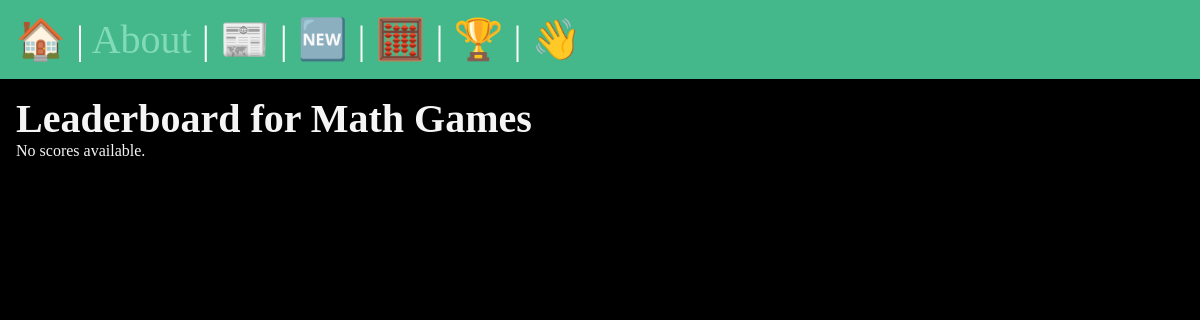
The app's page /math_games/learderboard/ (signed in), older data.
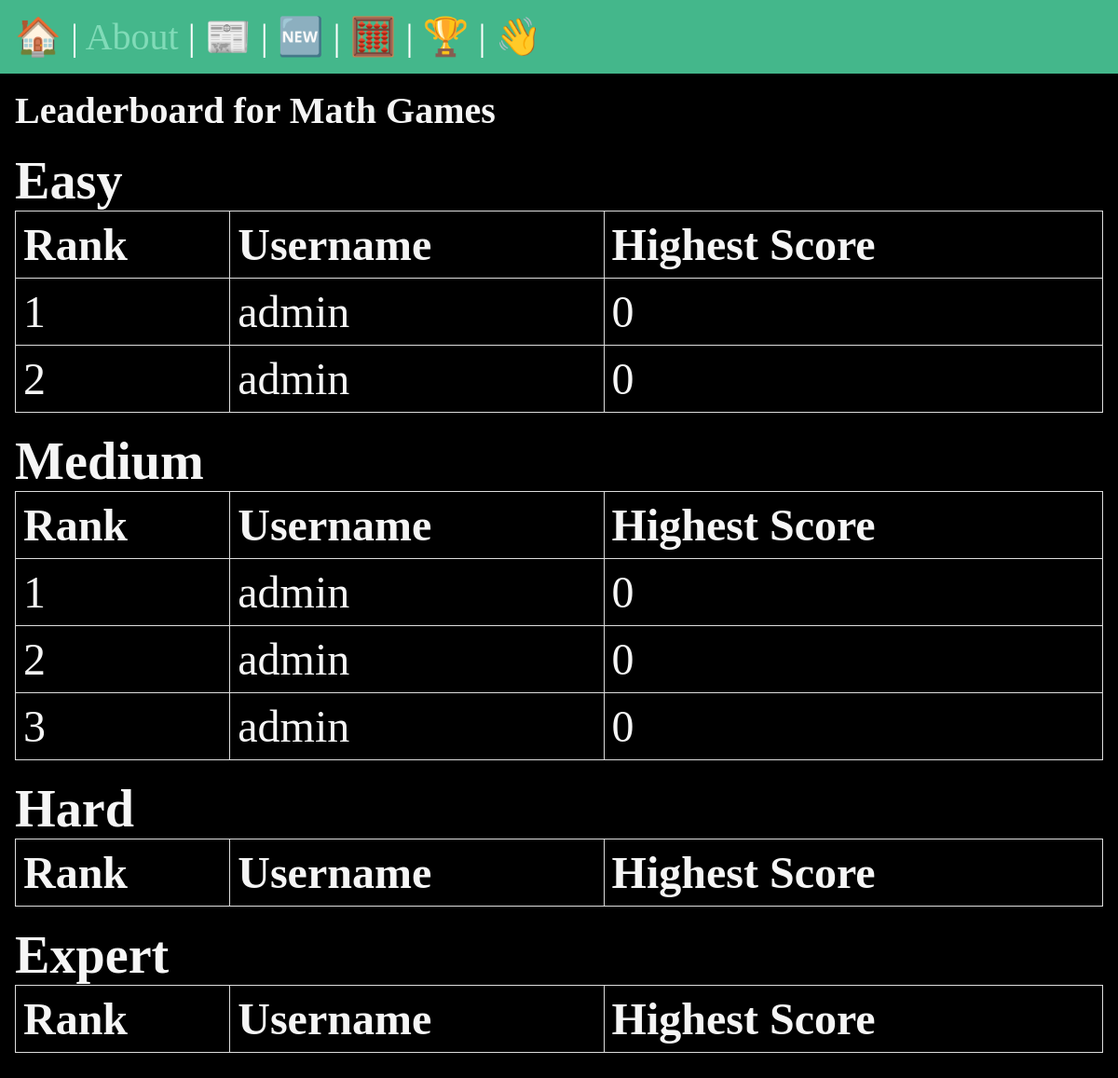
The same page, newer data.
### math_games/models.py (models this page shows, shortened)
class GameLevel(models.Model):
    LEVEL_CHOICES = [
        ("easy", "Easy"),
        ("medium", "Medium"),
        ("hard", "Hard"),
        ("expert", "Expert"),
        ("multiplication_by_5", "Multiplication by 5"),
        ("division_by_5", "Division by 5"),
    ]
    name = models.CharField(max_length=20, choices=LEVEL_CHOICES, unique=True)

class GameScore(models.Model):
    user = models.ForeignKey(User, on_delete=models.CASCADE)
    level = models.ForeignKey(GameLevel, on_delete=models.CASCADE)
    highest_score = models.IntegerField(default=0)
    date = models.DateTimeField(auto_now_add=True)
    class Meta:
        unique_together = ('user', 'level')

### math_games/views.py (the view)
# urls.py: path('learderboard/', views.leaderboard, name='leaderboard'),
@login_required
def leaderboard(request):
    levels = {}
    for level in GameLevel.objects.all():
        top_scores = GameScore.objects.filter(level=level).order_by('-highest_score')[:10]
        levels[level.name] = top_scores
    return render(request, "math_games/leaderboard.html", {"levels": levels})

### math_games/templates/math_games/leaderboard.html (shortened to what this page needs)
{% extends 'base.html' %}
{% block content %}
<h2>Leaderboard for Math Games</h2>
{% for level, scores in levels.items %}
    <h3>{{ level|title }}</h3>
    <table>
        <thead>
            <tr>
                <th>Rank</th>
                <th>Username</th>
                <th>Highest Score</th>
            </tr>
        </thead>
        <tbody>
            {% for score in scores %}
            <tr>
                <td>{{ forloop.counter }}</td>
                <td>{{ score.user.username }}</td>
                <td>{{ score.highest_score }}</td>
            </tr>
            {% endfor %}
        </tbody>
    </table>
{% empty %}
    <p>No scores available.</p>
{% endfor %}
{% endblock %}

### templates/base.html (shortened to what this page needs)
<!DOCTYPE html>
{% load static %}
<html lang="en">
<head>
    <link rel="stylesheet" href="{% static 'css/style.css' %}">
</head>
<body>
    <nav>
        <a href="/"><span role="img" aria-label="Home" title="Home">🏠</span></a> |
        <a href="/about">About</a> |
        <a href="{% url 'posts:list' %}"><span role="img" aria-label="Posts">📰</span></a> |
        {%if user.is_authenticated%}
            <a href="{% url 'posts:new-post' %}" title="New Post"><span role="img" aria-label="New Post">🆕</span></a> |
            <a href="{% url 'math_games:select_level' %}" title="Math Games"><span role="img" aria-label="Math Games">🧮</span></a> |
            <a href="{% url 'math_games:leaderboard' %}" title="Leaderboard"><span role="img" aria-label="Leaderboard">🏆</span></a> |
            <form class="logout" action="{% url 'users:logout' %}" method="post">
                <button class="logout-button" aria-label="User Logout" title="User Logout">👋</button>
            </form>
        {%else%}
            <a href="{% url 'users:register' %}" title="User Registration"><span role="img" aria-label="User Registration">🚀</span></a> |
            <a href="{% url 'users:login' %}" title="User Login"><span role="img" aria-label="User Login">🔏</span></a>
        {%endif%}
    </nav>
    <main>
        {%block content%}
        {%endblock%}
    </main>
</body>
</html>

### static/css/style.css (style rules this page uses)
* { margin: 0; padding: 0; box-sizing: border-box; }
body { min-height: 100vh; background-color: black; color: whitesmoke; font-size: 3rem; }
nav { padding: 1rem; background-color: #44B78B; color: white; font-size: 2.5rem; }
main { padding: 1rem; }
h1, h2 { font-size: 2.5rem; }
a { text-decoration: none; color: #81dbb8; }
.logout { display: inline-block; }
.logout-button { font-size: 2.5rem; background-color: rgb(0, 0, 0, 0); border: none; }
table { width: 100%; border-collapse: collapse; margin-bottom: 20px; }
th, td { border: 1px solid #ddd; padding: 8px; }
th { background-color: black; color: whitesmoke; text-align: left; }
h3 { margin-top: 20px; }

Row changes from the older to the newer data that the page shows:
added GameLevel: levels "Easy"
added GameScore: user.username "admin", highest_score "0", shown under "Easy"
added GameScore: user.username "admin", highest_score "0", shown under "Easy"
added GameLevel: levels "Medium"
added GameScore: user.username "admin", highest_score "0", shown under "Medium"
added GameScore: user.username "admin", highest_score "0", shown under "Medium"
added GameScore: user.username "admin", highest_score "0", shown under "Medium"
added GameLevel: levels "Hard"
added GameLevel: levels "Expert"
Text that changed along with them:
new list line: "Rank Username Highest Score"
text no longer shown: "No scores available."
